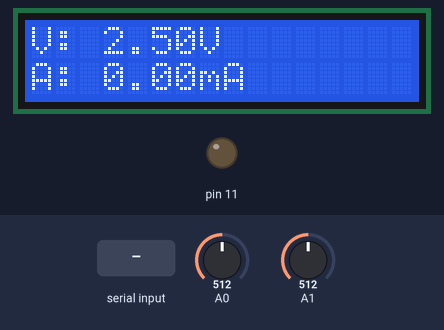
A sketch run on a simulated Arduino Uno, built with avr-gcc and run on an emulated ATmega328P. Parts: 16×2 character LCD, output pins drawn as LEDs (lit = HIGH). The inputs (shaded band) are chosen by the test bench; at power-on: A0 = 512, A1 = 512. What the sketch prints to the serial monitor is not drawn.

Above: at 1.6 s.
1.7 s: "90,45\n" received over Serial
At 2.5 s:
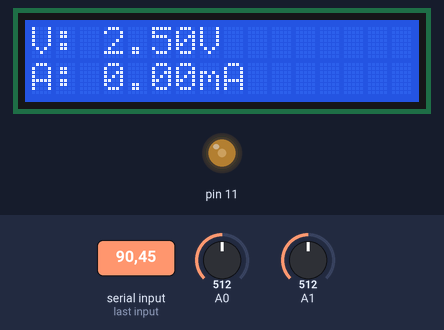
3.2 s: "30,150\n" received over Serial
At 3.7 s:
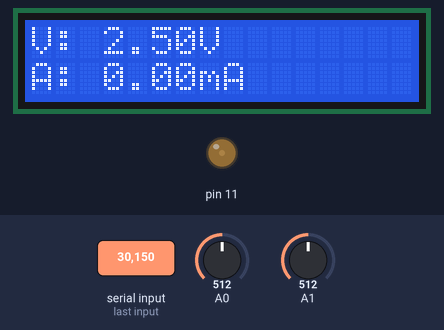
4.7 s: "200\n" received over Serial
At 5.9 s:
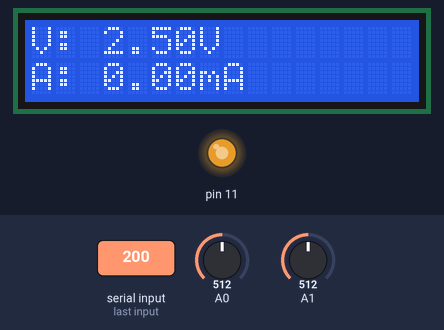
6.2 s: A0 set to 716
At 8.0 s:
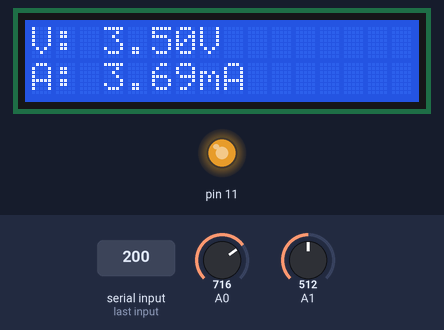
8.5 s: A1 set to 716
At 9.6 s:
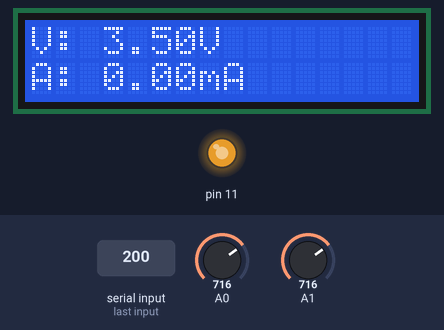
10.5 s: A0 set to 900
At 12.4 s:
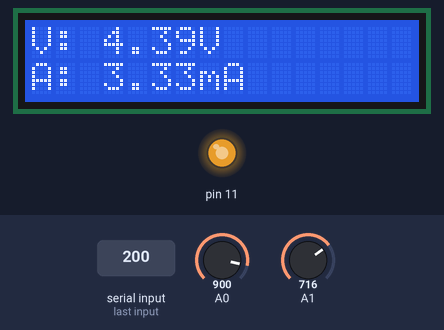
Timing chart, 0 to 13.5 s (numbered marks = the images above; inputs shaded):
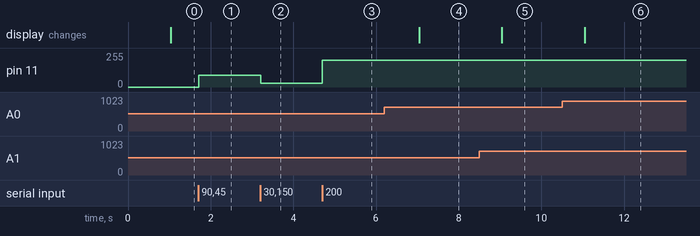

The sketch:

lcd_values.ino
```cpp
#include <Wire.h>
#include <LiquidCrystal_I2C.h>

LiquidCrystal_I2C lcd(0x27, 16, 2); // (I2C address, columns, lines)

unsigned long updateInterval = 1000;
unsigned long prevTime = 0;

void setup()
{
  Serial.begin(9600);
  lcd.init();
  lcd.backlight();
  init_lcd_output();
  analogWrite(11, 0);
}

void init_lcd_output()
{
  // static display characters
  lcd.setCursor(0, 0);
  lcd.print("V: ");
  lcd.setCursor(0, 1);
  lcd.print("A: ");
}

void lcd_clear()
{
  // clear 14 columns on each row, start at column 3
  lcd.setCursor(3, 0);
  lcd.print("             ");
  lcd.setCursor(3, 1);
  lcd.print("             ");
}

void lcd_update(float volts, float amps)
{
  // clear before updating
  lcd_clear();
  // write from column 3, row 0
  lcd.setCursor(3, 0);
  lcd.print(String(volts, 2) + "V");
  // write from column 3, row 1
  lcd.setCursor(3, 1);
  lcd.print(String(amps, 2) + "mA");
}

void measure(float &volts, float &amps)
{
  int measureA0 = analogRead(A0);
  int measureA1 = analogRead(A1);
  volts = measureA0 * 5.0 / 1024.0;
  amps = (measureA0 - measureA1) * 5000.0 / (1024.0 * 270.0);
}

void handle_input(float &volts, float &amps)
{
  // reads duty cycle input from serial
  if (Serial.available() > 0)
  {
    String raw_input = Serial.readStringUntil('\n');
    raw_input.trim();
    //Serial.println("Read duty cycle: " + raw_input);
    analogWrite(11, raw_input.toInt());
    delay(150);
    measure(volts, amps);
    Serial.println(String(volts, 2) + "V\t" + String(amps, 2) + "mA");
  }
}

void display_cycle(float volts, float amps)
{
  // refresh display interval check, if interval is too small output is illegible
  unsigned long currTime = millis();
  if (currTime - prevTime > updateInterval)
  {
    prevTime = currTime;
    lcd_update(volts, amps);
  }
}

void loop()
{
  float volts = 0, amps = 0;
  measure(volts, amps);
  handle_input(volts, amps);
  display_cycle(volts, amps);
}
```

Measured:
- after the input at 1.7 s, pin 11: 0/255 → 90/255 at once
- after the input at 3.2 s, pin 11: 90/255 → 30/255 at once
- after the input at 4.7 s, pin 11: 30/255 → 200/255 at once
- after the input at 6.2 s, the display: changes after 0.85 s (image 4)
- after the input at 8.5 s, the display: changes after 0.55 s (image 5)
- after the input at 10.5 s, the display: changes after 0.55 s (image 6)
